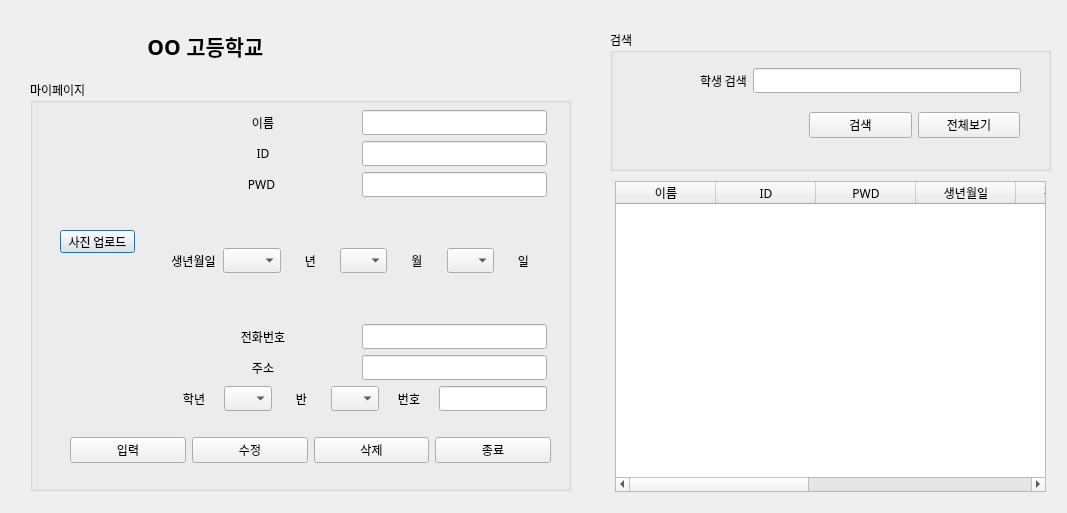
<?xml version="1.0" encoding="UTF-8"?>
<ui version="4.0">
 <class>Dialog</class>
 <widget class="QDialog" name="Dialog">
  <property name="geometry">
   <rect>
    <x>0</x>
    <y>0</y>
    <width>1067</width>
    <height>513</height>
   </rect>
  </property>
  <property name="font">
   <font>
    <family>D2Coding</family>
   </font>
  </property>
  <property name="windowTitle">
   <string>OO고등학교 출결관리앱</string>
  </property>
  <widget class="QLabel" name="label">
   <property name="geometry">
    <rect>
     <x>50</x>
     <y>20</y>
     <width>56</width>
     <height>51</height>
    </rect>
   </property>
   <property name="text">
    <string/>
   </property>
   <property name="pixmap">
    <pixmap>../image/다운로드 (7).png</pixmap>
   </property>
   <property name="alignment">
    <set>Qt::AlignCenter</set>
   </property>
  </widget>
  <widget class="QLabel" name="label_2">
   <property name="geometry">
    <rect>
     <x>130</x>
     <y>20</y>
     <width>151</width>
     <height>51</height>
    </rect>
   </property>
   <property name="font">
    <font>
     <pointsize>16</pointsize>
     <weight>75</weight>
     <bold>true</bold>
    </font>
   </property>
   <property name="text">
    <string>OO 고등학교</string>
   </property>
   <property name="alignment">
    <set>Qt::AlignCenter</set>
   </property>
  </widget>
  <widget class="QGroupBox" name="groupBox">
   <property name="geometry">
    <rect>
     <x>30</x>
     <y>80</y>
     <width>541</width>
     <height>411</height>
    </rect>
   </property>
   <property name="title">
    <string>마이페이지</string>
   </property>
   <widget class="QLabel" name="label_3">
    <property name="geometry">
     <rect>
      <x>30</x>
      <y>40</y>
      <width>81</width>
      <height>91</height>
     </rect>
    </property>
    <property name="text">
     <string/>
    </property>
    <property name="pixmap">
     <pixmap>../image/다운로드 (9).png</pixmap>
    </property>
   </widget>
   <widget class="QPushButton" name="pushButton">
    <property name="geometry">
     <rect>
      <x>30</x>
      <y>150</y>
      <width>75</width>
      <height>23</height>
     </rect>
    </property>
    <property name="text">
     <string>사진 업로드</string>
    </property>
   </widget>
   <widget class="QWidget" name="verticalLayoutWidget">
    <property name="geometry">
     <rect>
      <x>140</x>
      <y>30</y>
      <width>377</width>
      <height>301</height>
     </rect>
    </property>
    <layout class="QVBoxLayout" name="verticalLayout">
     <item>
      <layout class="QHBoxLayout" name="horizontalLayout_3">
       <item>
        <widget class="QLabel" name="label_13">
         <property name="text">
          <string>이름</string>
         </property>
         <property name="alignment">
          <set>Qt::AlignCenter</set>
         </property>
        </widget>
       </item>
       <item>
        <widget class="QLineEdit" name="std_name">
         <property name="sizePolicy">
          <sizepolicy hsizetype="Preferred" vsizetype="Fixed">
           <horstretch>0</horstretch>
           <verstretch>0</verstretch>
          </sizepolicy>
         </property>
        </widget>
       </item>
      </layout>
     </item>
     <item>
      <layout class="QHBoxLayout" name="horizontalLayout_4">
       <item>
        <widget class="QLabel" name="label_6">
         <property name="text">
          <string>ID</string>
         </property>
         <property name="alignment">
          <set>Qt::AlignCenter</set>
         </property>
        </widget>
       </item>
       <item>
        <widget class="QLineEdit" name="std_id">
         <property name="sizePolicy">
          <sizepolicy hsizetype="Preferred" vsizetype="Fixed">
           <horstretch>0</horstretch>
           <verstretch>0</verstretch>
          </sizepolicy>
         </property>
        </widget>
       </item>
      </layout>
     </item>
     <item>
      <layout class="QHBoxLayout" name="horizontalLayout_10">
       <item>
        <widget class="QLabel" name="label_7">
         <property name="text">
          <string>PWD </string>
         </property>
         <property name="alignment">
          <set>Qt::AlignCenter</set>
         </property>
        </widget>
       </item>
       <item>
        <widget class="QLineEdit" name="std_pwd">
         <property name="sizePolicy">
          <sizepolicy hsizetype="Preferred" vsizetype="Fixed">
           <horstretch>0</horstretch>
           <verstretch>0</verstretch>
          </sizepolicy>
         </property>
        </widget>
       </item>
      </layout>
     </item>
     <item>
      <layout class="QHBoxLayout" name="horizontalLayout_5">
       <item>
        <widget class="QLabel" name="label_8">
         <property name="text">
          <string>생년월일</string>
         </property>
         <property name="alignment">
          <set>Qt::AlignCenter</set>
         </property>
        </widget>
       </item>
       <item>
        <widget class="QComboBox" name="std_year">
         <item>
          <property name="text">
           <string/>
          </property>
         </item>
         <item>
          <property name="text">
           <string>2007</string>
          </property>
         </item>
         <item>
          <property name="text">
           <string>2006</string>
          </property>
         </item>
         <item>
          <property name="text">
           <string>2005</string>
          </property>
         </item>
         <item>
          <property name="text">
           <string>2004</string>
          </property>
         </item>
         <item>
          <property name="text">
           <string>2003</string>
          </property>
         </item>
         <item>
          <property name="text">
           <string>2002</string>
          </property>
         </item>
         <item>
          <property name="text">
           <string>2001</string>
          </property>
         </item>
         <item>
          <property name="text">
           <string>2000</string>
          </property>
         </item>
         <item>
          <property name="text">
           <string>1999</string>
          </property>
         </item>
         <item>
          <property name="text">
           <string>1998</string>
          </property>
         </item>
         <item>
          <property name="text">
           <string>1997</string>
          </property>
         </item>
         <item>
          <property name="text">
           <string>1996</string>
          </property>
         </item>
         <item>
          <property name="text">
           <string>1995</string>
          </property>
         </item>
         <item>
          <property name="text">
           <string>1994</string>
          </property>
         </item>
         <item>
          <property name="text">
           <string>1993</string>
          </property>
         </item>
         <item>
          <property name="text">
           <string>1992</string>
          </property>
         </item>
         <item>
          <property name="text">
           <string>1991</string>
          </property>
         </item>
         <item>
          <property name="text">
           <string>1990</string>
          </property>
         </item>
         <item>
          <property name="text">
           <string>1989</string>
          </property>
         </item>
         <item>
          <property name="text">
           <string>1988</string>
          </property>
         </item>
         <item>
          <property name="text">
           <string>1987</string>
          </property>
         </item>
         <item>
          <property name="text">
           <string>1986</string>
          </property>
         </item>
         <item>
          <property name="text">
           <string>1985</string>
          </property>
         </item>
         <item>
          <property name="text">
           <string>1984</string>
          </property>
         </item>
         <item>
          <property name="text">
           <string>1983</string>
          </property>
         </item>
         <item>
          <property name="text">
           <string>1982</string>
          </property>
         </item>
         <item>
          <property name="text">
           <string>1981</string>
          </property>
         </item>
         <item>
          <property name="text">
           <string>1980</string>
          </property>
         </item>
         <item>
          <property name="text">
           <string>1979</string>
          </property>
         </item>
         <item>
          <property name="text">
           <string>1978</string>
          </property>
         </item>
         <item>
          <property name="text">
           <string>1977</string>
          </property>
         </item>
         <item>
          <property name="text">
           <string>1976</string>
          </property>
         </item>
         <item>
          <property name="text">
           <string>1975</string>
          </property>
         </item>
         <item>
          <property name="text">
           <string>1974</string>
          </property>
         </item>
         <item>
          <property name="text">
           <string>1973</string>
          </property>
         </item>
         <item>
          <property name="text">
           <string>1972</string>
          </property>
         </item>
         <item>
          <property name="text">
           <string>1971</string>
          </property>
         </item>
         <item>
          <property name="text">
           <string>1970</string>
          </property>
         </item>
         <item>
          <property name="text">
           <string>1969</string>
          </property>
         </item>
         <item>
          <property name="text">
           <string>1968</string>
          </property>
         </item>
         <item>
          <property name="text">
           <string>1967</string>
          </property>
         </item>
         <item>
          <property name="text">
           <string>1966</string>
          </property>
         </item>
         <item>
          <property name="text">
           <string>1965</string>
          </property>
         </item>
         <item>
          <property name="text">
           <string>1964</string>
          </property>
         </item>
         <item>
          <property name="text">
           <string>1963</string>
          </property>
         </item>
         <item>
          <property name="text">
           <string>1962</string>
          </property>
         </item>
         <item>
          <property name="text">
           <string>1961</string>
          </property>
         </item>
         <item>
          <property name="text">
           <string>1960</string>
          </property>
         </item>
        </widget>
       </item>
       <item>
        <widget class="QLabel" name="label_14">
         <property name="text">
          <string>년</string>
         </property>
         <property name="alignment">
          <set>Qt::AlignCenter</set>
         </property>
        </widget>
       </item>
       <item>
        <widget class="QComboBox" name="std_month">
         <item>
          <property name="text">
           <string/>
          </property>
         </item>
         <item>
          <property name="text">
           <string>1</string>
          </property>
         </item>
         <item>
          <property name="text">
           <string>2</string>
          </property>
         </item>
         <item>
          <property name="text">
           <string>3</string>
          </property>
         </item>
         <item>
          <property name="text">
           <string>4</string>
          </property>
         </item>
         <item>
          <property name="text">
           <string>5</string>
          </property>
         </item>
         <item>
          <property name="text">
           <string>6</string>
          </property>
         </item>
         <item>
          <property name="text">
           <string>7</string>
          </property>
         </item>
         <item>
          <property name="text">
           <string>8</string>
          </property>
         </item>
         <item>
          <property name="text">
           <string>9</string>
          </property>
         </item>
         <item>
          <property name="text">
           <string>10</string>
          </property>
         </item>
         <item>
          <property name="text">
           <string>11</string>
          </property>
         </item>
         <item>
          <property name="text">
           <string>12</string>
          </property>
         </item>
        </widget>
       </item>
       <item>
        <widget class="QLabel" name="label_15">
         <property name="text">
          <string>월</string>
         </property>
         <property name="alignment">
          <set>Qt::AlignCenter</set>
         </property>
        </widget>
       </item>
       <item>
        <widget class="QComboBox" name="std_day">
         <item>
          <property name="text">
           <string/>
          </property>
         </item>
         <item>
          <property name="text">
           <string>1</string>
          </property>
         </item>
         <item>
          <property name="text">
           <string>2</string>
          </property>
         </item>
         <item>
          <property name="text">
           <string>3</string>
          </property>
         </item>
         <item>
          <property name="text">
           <string>4</string>
          </property>
         </item>
         <item>
          <property name="text">
           <string>5</string>
          </property>
         </item>
         <item>
          <property name="text">
           <string>6</string>
          </property>
         </item>
         <item>
          <property name="text">
           <string>7</string>
          </property>
         </item>
         <item>
          <property name="text">
           <string>8</string>
          </property>
         </item>
         <item>
          <property name="text">
           <string>9</string>
          </property>
         </item>
         <item>
          <property name="text">
           <string>10</string>
          </property>
         </item>
         <item>
          <property name="text">
           <string>11</string>
          </property>
         </item>
         <item>
          <property name="text">
           <string>12</string>
          </property>
         </item>
         <item>
          <property name="text">
           <string>13</string>
          </property>
         </item>
         <item>
          <property name="text">
           <string>14</string>
          </property>
         </item>
         <item>
          <property name="text">
           <string>15</string>
          </property>
         </item>
         <item>
          <property name="text">
           <string>16</string>
          </property>
         </item>
         <item>
          <property name="text">
           <string>17</string>
          </property>
         </item>
         <item>
          <property name="text">
           <string>18</string>
          </property>
         </item>
         <item>
          <property name="text">
           <string>19</string>
          </property>
         </item>
         <item>
          <property name="text">
           <string>20</string>
          </property>
         </item>
         <item>
          <property name="text">
           <string>21</string>
          </property>
         </item>
         <item>
          <property name="text">
           <string>22</string>
          </property>
         </item>
         <item>
          <property name="text">
           <string>23</string>
          </property>
         </item>
         <item>
          <property name="text">
           <string>24</string>
          </property>
         </item>
         <item>
          <property name="text">
           <string>25</string>
          </property>
         </item>
         <item>
          <property name="text">
           <string>26</string>
          </property>
         </item>
         <item>
          <property name="text">
           <string>27</string>
          </property>
         </item>
         <item>
          <property name="text">
           <string>28</string>
          </property>
         </item>
         <item>
          <property name="text">
           <string>29</string>
          </property>
         </item>
         <item>
          <property name="text">
           <string>30</string>
          </property>
         </item>
         <item>
          <property name="text">
           <string>31</string>
          </property>
         </item>
        </widget>
       </item>
       <item>
        <widget class="QLabel" name="label_16">
         <property name="text">
          <string>일</string>
         </property>
         <property name="alignment">
          <set>Qt::AlignCenter</set>
         </property>
        </widget>
       </item>
      </layout>
     </item>
     <item>
      <layout class="QHBoxLayout" name="horizontalLayout_7">
       <item>
        <widget class="QLabel" name="label_9">
         <property name="text">
          <string>전화번호</string>
         </property>
         <property name="alignment">
          <set>Qt::AlignCenter</set>
         </property>
        </widget>
       </item>
       <item>
        <widget class="QLineEdit" name="std_mobile">
         <property name="sizePolicy">
          <sizepolicy hsizetype="Preferred" vsizetype="Fixed">
           <horstretch>0</horstretch>
           <verstretch>0</verstretch>
          </sizepolicy>
         </property>
        </widget>
       </item>
      </layout>
     </item>
     <item>
      <layout class="QHBoxLayout" name="horizontalLayout_9">
       <item>
        <widget class="QLabel" name="label_10">
         <property name="text">
          <string>주소</string>
         </property>
         <property name="alignment">
          <set>Qt::AlignCenter</set>
         </property>
        </widget>
       </item>
       <item>
        <widget class="QLineEdit" name="std_addr">
         <property name="sizePolicy">
          <sizepolicy hsizetype="Preferred" vsizetype="Fixed">
           <horstretch>0</horstretch>
           <verstretch>0</verstretch>
          </sizepolicy>
         </property>
        </widget>
       </item>
      </layout>
     </item>
     <item>
      <layout class="QHBoxLayout" name="horizontalLayout_6">
       <item>
        <widget class="QLabel" name="label_12">
         <property name="text">
          <string>학년</string>
         </property>
         <property name="alignment">
          <set>Qt::AlignCenter</set>
         </property>
        </widget>
       </item>
       <item>
        <widget class="QComboBox" name="std_grade">
         <item>
          <property name="text">
           <string/>
          </property>
         </item>
         <item>
          <property name="text">
           <string>1</string>
          </property>
         </item>
         <item>
          <property name="text">
           <string>2</string>
          </property>
         </item>
         <item>
          <property name="text">
           <string>3</string>
          </property>
         </item>
        </widget>
       </item>
       <item>
        <widget class="QLabel" name="label_5">
         <property name="text">
          <string>반</string>
         </property>
         <property name="alignment">
          <set>Qt::AlignCenter</set>
         </property>
        </widget>
       </item>
       <item>
        <widget class="QComboBox" name="std_class">
         <item>
          <property name="text">
           <string/>
          </property>
         </item>
         <item>
          <property name="text">
           <string>1</string>
          </property>
         </item>
         <item>
          <property name="text">
           <string>2</string>
          </property>
         </item>
         <item>
          <property name="text">
           <string>3</string>
          </property>
         </item>
         <item>
          <property name="text">
           <string>4</string>
          </property>
         </item>
         <item>
          <property name="text">
           <string>5</string>
          </property>
         </item>
         <item>
          <property name="text">
           <string>6</string>
          </property>
         </item>
         <item>
          <property name="text">
           <string>7</string>
          </property>
         </item>
         <item>
          <property name="text">
           <string>8</string>
          </property>
         </item>
         <item>
          <property name="text">
           <string>9</string>
          </property>
         </item>
         <item>
          <property name="text">
           <string>10</string>
          </property>
         </item>
        </widget>
       </item>
       <item>
        <widget class="QLabel" name="label_11">
         <property name="text">
          <string>번호</string>
         </property>
         <property name="alignment">
          <set>Qt::AlignCenter</set>
         </property>
        </widget>
       </item>
       <item>
        <widget class="QLineEdit" name="std_no">
         <property name="sizePolicy">
          <sizepolicy hsizetype="Preferred" vsizetype="Fixed">
           <horstretch>0</horstretch>
           <verstretch>0</verstretch>
          </sizepolicy>
         </property>
        </widget>
       </item>
      </layout>
     </item>
    </layout>
   </widget>
   <widget class="QWidget" name="horizontalLayoutWidget_11">
    <property name="geometry">
     <rect>
      <x>40</x>
      <y>350</y>
      <width>481</width>
      <height>41</height>
     </rect>
    </property>
    <layout class="QHBoxLayout" name="horizontalLayout_11">
     <item>
      <widget class="QPushButton" name="btn_add">
       <property name="text">
        <string>입력</string>
       </property>
      </widget>
     </item>
     <item>
      <widget class="QPushButton" name="btn_mod">
       <property name="text">
        <string>수정</string>
       </property>
      </widget>
     </item>
     <item>
      <widget class="QPushButton" name="btn_del">
       <property name="text">
        <string>삭제</string>
       </property>
      </widget>
     </item>
     <item>
      <widget class="QPushButton" name="btn_end">
       <property name="text">
        <string>종료</string>
       </property>
      </widget>
     </item>
    </layout>
   </widget>
  </widget>
  <widget class="QGroupBox" name="groupBox_2">
   <property name="geometry">
    <rect>
     <x>610</x>
     <y>30</y>
     <width>441</width>
     <height>141</height>
    </rect>
   </property>
   <property name="title">
    <string>검색</string>
   </property>
   <widget class="QWidget" name="horizontalLayoutWidget">
    <property name="geometry">
     <rect>
      <x>90</x>
      <y>30</y>
      <width>321</width>
      <height>41</height>
     </rect>
    </property>
    <layout class="QHBoxLayout" name="horizontalLayout">
     <item>
      <widget class="QLabel" name="label_4">
       <property name="text">
        <string>학생 검색</string>
       </property>
      </widget>
     </item>
     <item>
      <widget class="QLineEdit" name="std_search">
       <property name="sizePolicy">
        <sizepolicy hsizetype="Expanding" vsizetype="Fixed">
         <horstretch>0</horstretch>
         <verstretch>0</verstretch>
        </sizepolicy>
       </property>
      </widget>
     </item>
    </layout>
   </widget>
   <widget class="QWidget" name="horizontalLayoutWidget_2">
    <property name="geometry">
     <rect>
      <x>199</x>
      <y>80</y>
      <width>211</width>
      <height>31</height>
     </rect>
    </property>
    <layout class="QHBoxLayout" name="horizontalLayout_2">
     <item>
      <widget class="QPushButton" name="btn_srh">
       <property name="text">
        <string>검색</string>
       </property>
      </widget>
     </item>
     <item>
      <widget class="QPushButton" name="btn_all">
       <property name="text">
        <string>전체보기</string>
       </property>
      </widget>
     </item>
    </layout>
   </widget>
  </widget>
  <widget class="QTableWidget" name="tbl_student">
   <property name="geometry">
    <rect>
     <x>615</x>
     <y>181</y>
     <width>431</width>
     <height>311</height>
    </rect>
   </property>
   <column>
    <property name="text">
     <string>이름</string>
    </property>
   </column>
   <column>
    <property name="text">
     <string>ID</string>
    </property>
   </column>
   <column>
    <property name="text">
     <string>PWD</string>
    </property>
   </column>
   <column>
    <property name="text">
     <string>생년월일</string>
    </property>
   </column>
   <column>
    <property name="text">
     <string>전화번호</string>
    </property>
   </column>
   <column>
    <property name="text">
     <string>주소</string>
    </property>
   </column>
   <column>
    <property name="text">
     <string>반</string>
    </property>
   </column>
   <column>
    <property name="text">
     <string>학년</string>
    </property>
   </column>
   <column>
    <property name="text">
     <string>번호</string>
    </property>
   </column>
  </widget>
 </widget>
 <resources/>
 <connections/>
</ui>
